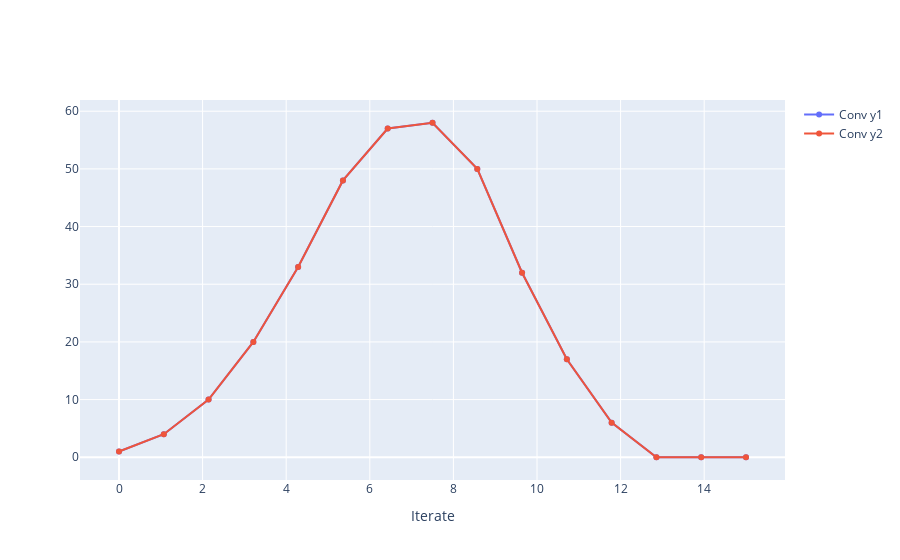

This figure's notebook cell:
### Code cell
fig = go.Figure()
N = 15
x_axis = np.linspace(0 , 15, N)

fig.add_traces(go.Scatter( 
                        x = x_axis, y = y1, mode='markers+lines', name= 'Conv y1'))
fig.add_traces(go.Scatter( 
                        x = x_axis, y = y2, mode='markers+lines', name= 'Conv y2'))
fig.update_layout(
        xaxis=go.layout.XAxis(
        title=go.layout.xaxis.Title(
            text="Iterate<br><sup>"
            )
        )
    )

### Figure 1 — Plotly figure (JSON) as saved in the notebook; plotly's stock layout.template omitted (floating-point values rounded to 4 significant figures)
{"data": [{"mode": "markers+lines", "name": "Conv y1", "type": "scatter", "x": [0, 1.071, 2.143, 3.214, 4.286, 5.357, 6.429, 7.5, 8.571, 9.643, 10.71, 11.79, 12.86, 13.93, 15], "y": [1, 4, 10, 20, 33, 48, 57, 58, 50, 32, 17, 6, 0, 0, 0]}, {"mode": "markers+lines", "name": "Conv y2", "type": "scatter", "x": [0, 1.071, 2.143, 3.214, 4.286, 5.357, 6.429, 7.5, 8.571, 9.643, 10.71, 11.79, 12.86, 13.93, 15], "y": [1, 4, 10, 20, 33, 48, 57, 58, 50, 32, 17, 6, 0, 0, 0]}], "layout": {"xaxis": {"title": {"text": "Iterate<br><sup>"}}}}
